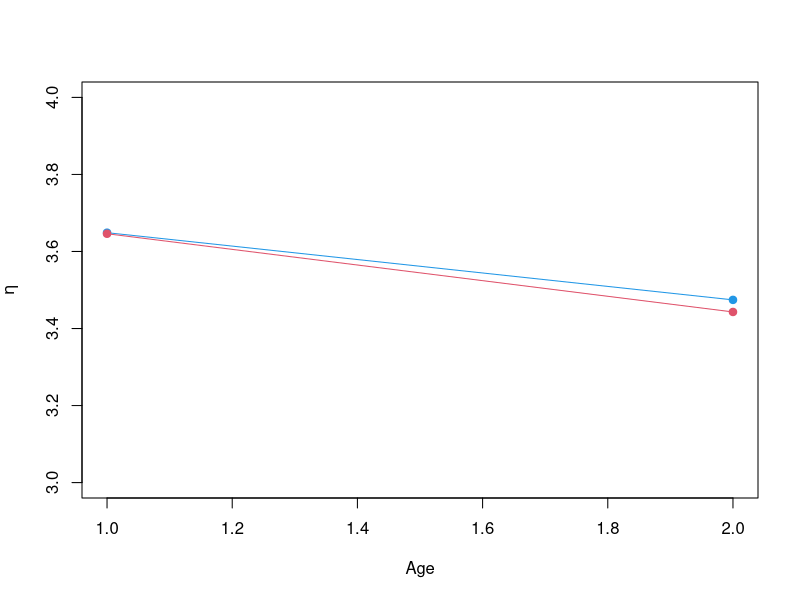

This chart was generated by the following R code:
## ---- chunk 1
LaplacePo<-function(y,E0,V0,tol=1E-5,n=20)
{#MF 04/10/18
  z0<-E0
  d<-1
  for (i in 1:n)
  {if (abs(d)>tol)
  {ez<-exp(z0)
  f<-y-(z0-E0)/V0-ez
  fd<--(1/V0)-ez
  d<-f/fd
  z0<-z0-d
  }
  }
  mean<-z0
  var<- -1/fd
  return(list(E1=mean,V1=var))
}

LaplacePo(y=33,E0=3.384,V0=0.034,tol=1E-5,n=20)
## ---- chunk 2
E0_eta<-c(3.384,3.384)
V0_eta<-matrix(c(0.0340,0.0085,0.0085,0.034),ncol=2)
V0_eta
E1_eta<-c(3.646,3.443)  ### non-conjugate Laplace method.
V1_eta<-c(0.0148,0.0165)  ### non-conjugate Laplace method.
cov01<-V0_eta[,1]
cov10<-t(cov01)
E1_eta.given.x1<-E0_eta+(1/V0_eta[1,1])*(E1_eta[1]-E0_eta[1])*cov01
E1_eta.given.x1

cov02<-V0_eta[,2]
cov20<-t(cov02)
E1_eta.given.x2<-E0_eta+(1/V0_eta[2,2])*(E1_eta[2]-E0_eta[2])*cov02
E1_eta.given.x2

V1_eta.given.x1<-V0_eta-(1/V0_eta[1,1])*cov01%*%cov10+(V1_eta[1]/V0_eta[1,1]^2)*cov01%*%cov10
V1_eta.given.x1

V1_eta.given.x2<-V0_eta-(1/V0_eta[2,2])*cov02%*%cov20+(V1_eta[2]/V0_eta[2,2]^2)*cov02%*%cov20
V1_eta.given.x2

aa<-solve(V1_eta.given.x1)
bb<-solve(V1_eta.given.x2)
ss<-solve(V0_eta)
dd<-aa+bb-ss
dd

V2_eta.given.x<-solve(dd)
V2_eta.given.x

betwbrac<-aa%*%E1_eta.given.x1+bb%*%E1_eta.given.x2-ss%*%E0_eta
E2_eta.given.x<-V2_eta.given.x%*%betwbrac
E2_eta.given.x

Age<-c(1,2)
plot(Age,E2_eta.given.x,ylab=expression(eta),type="o",pch=19,col=4,ylim=c(3,4)) #### Bayes linear kinematics
lines(Age,E1_eta,col=2,ylab=expression(eta),pch=19,type="o") #### full- Bayes analysis
